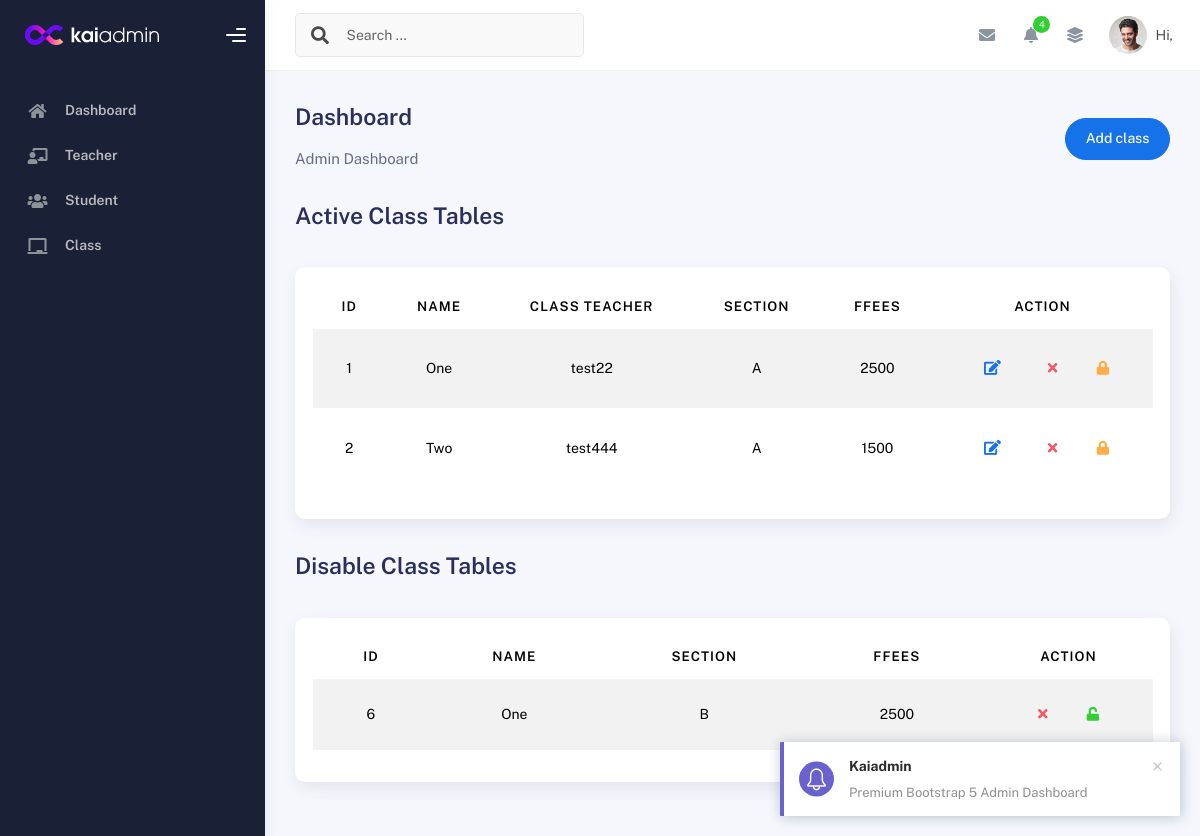
Screenshot of /admin/class.php with the database file from the repository.
### tables this page shows
CREATE TABLE `class` (
  `id` int(11) NOT NULL,
  `name` varchar(20) NOT NULL,
  `teacher_id` int(11) DEFAULT NULL,
  `section` varchar(10) NOT NULL,
  `strength` int(11) NOT NULL,
  `fees` int(5) NOT NULL,
  `status` tinyint(1) NOT NULL DEFAULT 1,
  `created_at` timestamp NOT NULL DEFAULT current_timestamp(),
  `updated_at` timestamp NOT NULL DEFAULT current_timestamp()
);

CREATE TABLE `teacher` (
  `id` int(11) NOT NULL,
  `name` varchar(255) NOT NULL,
  `password` varchar(255) NOT NULL,
  `phone` varchar(255) NOT NULL,
  `email` varchar(255) NOT NULL,
  `profileimage` varchar(255) NOT NULL,
  `status` tinyint(1) NOT NULL DEFAULT 1,
  `address` varchar(255) NOT NULL,
  `created_at` timestamp NOT NULL DEFAULT current_timestamp(),
  `updated_at` timestamp NOT NULL DEFAULT current_timestamp()
);

### admin/class.php (the view, shortened to what this page needs)
<?php
require_once('../includes/db.php');
?>
<!DOCTYPE html>
<html lang="en">
<head>
  <?php
  require_once('../includes/dashboard_header.php')
  ?>
</head>
<body>
  <div class="wrapper">
    <?php
      require_once('includes/sidebar.inc.php')
    ?>
    <div class="main-panel">
    <?php
      require_once('includes/navbar.inc.php')
    ?>
      <div class="container">
        <div class="page-inner">
          <div
            class="d-flex align-items-left align-items-md-center flex-column flex-md-row pt-2 pb-4">
            <div>
              <h3 class="fw-bold mb-3">Dashboard</h3>
              <h6 class="op-7 mb-2">Admin Dashboard</h6>
            </div>
            <div class="ms-md-auto py-2 py-md-0">
                <a href="register_class.php" class="btn btn-primary btn-round">Add class</a>
            </div>
          </div>
          <div class="page-header">
            <h3 class="fw-bold mb-3">Active Class Tables </h3>
          </div>
          <div class="row">
            <div class="col-md-12">
              <div class="card">
                <div class="card-body">
                <?php
                  $s = "SELECT class.*, teacher.id AS teacher_id, teacher.name AS teacher_name
                  FROM class
                  INNER JOIN teacher
                  ON class.teacher_id = teacher.id
                  WHERE class.teacher_id IS NOT NULL";
                  $sth = $pdo->prepare($s, array(PDO::ATTR_CURSOR => PDO::CURSOR_FWDONLY));
                  $sth->execute();
                  ?>
                  <div class="table-responsive">
                      <table id="add-row" class="display table table-striped table-hover">
                          <thead class="text-center">
                              <tr>
                                  <th>ID</th>
                                  <th>Name</th>
                                  <th>Class Teacher</th>
                                  <th>Section</th>
                                  <th>fFees</th>
                                  <th style="width: 20%">Action</th>
                              </tr>
                          </thead>
                          <tbody class="text-center">
                              <?php
                              $allRows = $sth->fetchAll();
                              foreach ($allRows as $Row) {
                                  echo "<tr>";
                                  echo "<td>" . $Row['id'] . "</td>";
                                  echo "<td>" . $Row['name'] . "</td>";
                                  echo "<td>" . $Row['teacher_name'] . "</td>";
                                  echo "<td>" . $Row['section'] . "</td>";
                                  echo "<td>" . $Row['fees'] . "</td>";
                                  echo '<td>
                                  <div class="form-button-action">
                                      <button
                                          type="button"
                                          class="btn btn-link btn-primary btn-lg edit"
                                          data-id="' . $Row['id'] . '"
                                          title="Edit class">
                                          <i class="fa fa-edit"></i>
                                      </button>
                                      <button
                                          type="button"
                                          class="btn btn-link btn-danger delete"
                                          data-id="' . $Row['id'] . '"
                                          title="Remove class">
                                          <i class="fa fa-times"></i>
                                      </button>
                                      <button
                                          type="button"
                                          class="btn btn-link btn-warning disable"
                                          data-id="' . $Row['id'] . '"
                                          title="disable class">
                                          <i class="fa fa-lock" aria-hidden="true"></i>
                                      </button>
                                  </div>
                                </td>';
                                            echo "</tr>";
                                          }
                                          ?>
                                        </tbody>
                      </table>
                  </div>
                </div>
              </div>
            </div>
          </div>
          <div class="page-header">
            <h3 class="fw-bold mb-3">Disable Class Tables </h3>
          </div>
          <div class="row">
            <div class="col-md-12">
              <div class="card">
                <div class="card-body">
                <?php
                  $s="SELECT * FROM class where status=0";
                  $sth = $pdo->prepare($s);
                  $sth->execute();
                  ?>
                  <div class="table-responsive">
                      <table id="add-row" class="display table table-striped table-hover">
                          <thead class="text-center">
                              <tr>
                                  <th>ID</th>
                                  <th>Name</th>
                                  <th>Section</th>
                                  <th>fFees</th>
                                  <th style="width: 20%">Action</th>
                              </tr>
                          </thead>
                          <tbody class="text-center">
                              <?php
                              $allRows = $sth->fetchAll();
                              foreach ($allRows as $Row) {
                                  echo "<tr>";
                                  echo "<td>" . $Row['id'] . "</td>";
                                  echo "<td>" . $Row['name'] . "</td>";
                                  echo "<td>" . $Row['section'] . "</td>";
                                  echo "<td>" . $Row['fees'] . "</td>";
                                  echo '<td>
                                  <div class="form-button-action">
                                      <button
                                          type="button"
                                          class="btn btn-link btn-danger delete"
                                          data-id="' . $Row['id'] . '"
                                          title="Remove class">
                                          <i class="fa fa-times"></i>
                                      </button>
                                  <button
                                          type="button"
                                          class="btn btn-link btn-success active"
                                          data-id="' . $Row['id'] . '"
                                          title="active class">
                                          <i class="fa fa-unlock" aria-hidden="true"></i>
                                      </button>
                                  </div>
                                </td>';
                                            echo "</tr>";
                                          }
                                          ?>
                                        </tbody>
                      </table>
                  </div>
                </div>
              </div>
            </div>
          </div>
        </div>
      </div>
    </div>
</body>
</html>

### rows the page displays
class: id "1", name "One", teacher.name "test22", section "A", fees "2500"
class: id "2", name "Two", teacher.name "test444", section "A", fees "1500"
class: id "6", name "One", section "B", fees "2500"
